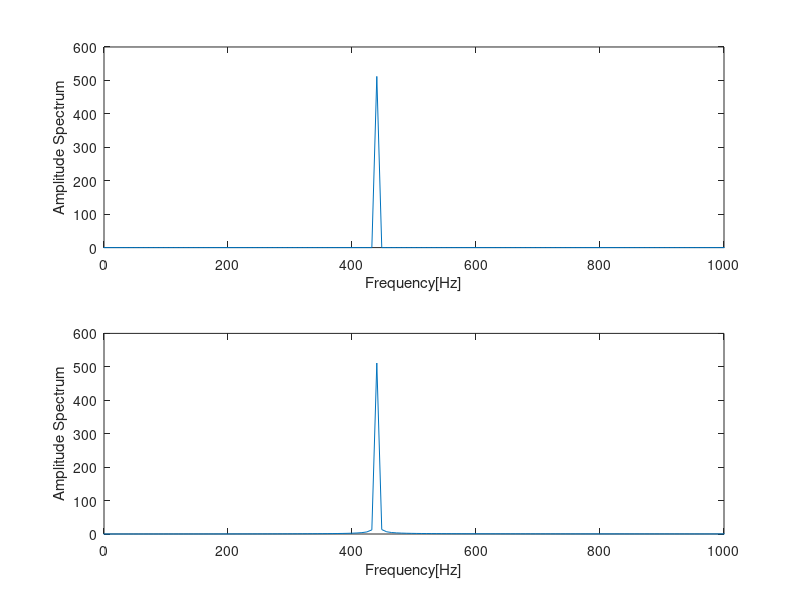
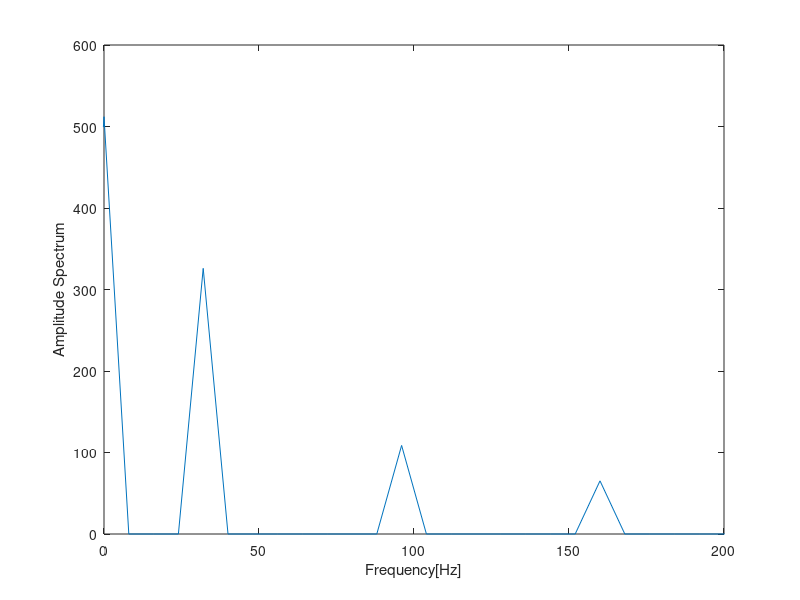
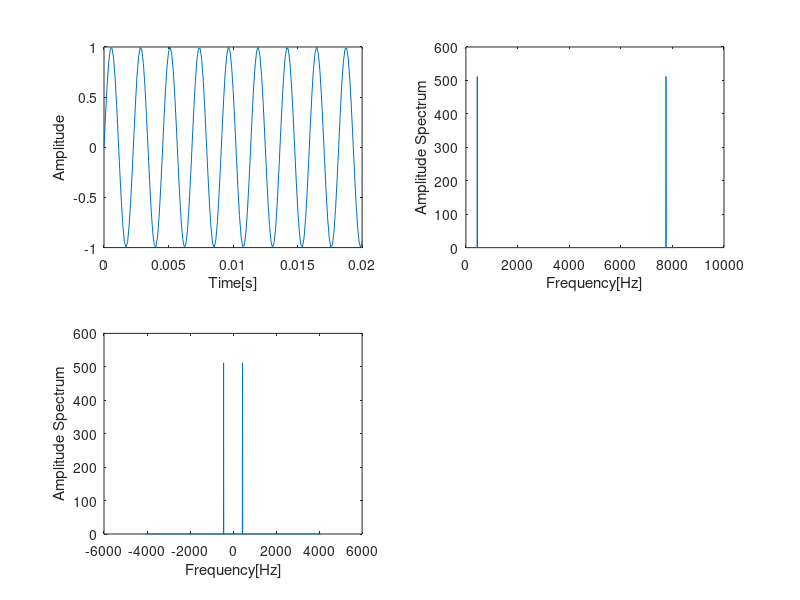
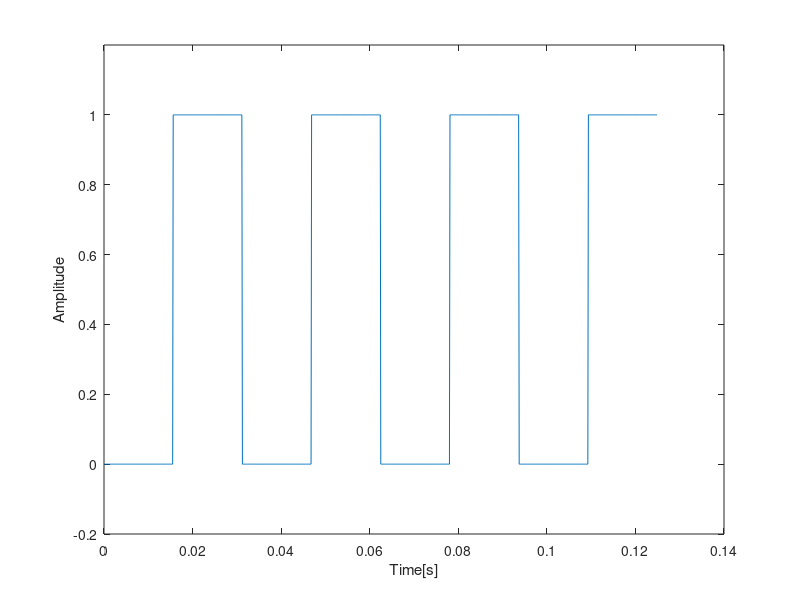

Reproduce these figures in MATLAB, in order.
close all;
clear;

Fs = 8192;             % sampling rate = 8192Hz
t = [0:Fs-1]/Fs;       % 1sec   

% ((1024points/8192hz)^-1 = 8hz)
fscale2 = [0:8:8191];       % scale of freq1
fscale3 = [-Fs/2:8:Fs/2-8]; % scale of freq2

pure440hz = sin(2*pi*440*t);   % sin wave of 440hz
pure4402Hz = sin(2*pi*440.2*t);  % sin wave of 440.2hz

smpld440hz = pure440hz(1:1024);        % sampling(1024 points of sin wave)
pure4402Hz = pure4402Hz(1:1024);       % sampling

freq440hz = fft(smpld440hz);          % fft y1
freq4402hz = fft(pure4402Hz);          % fft y2
freq440hz = abs(freq440hz);
freq4402hz = abs(freq4402hz);
shiftedFreq440hz = fftshift(freq440hz);  % - <-----> +
shiftedFreq4402hz = fftshift(freq4402hz);

%%%%%% plots of pure tone %%%%%
figure;
subplot(2, 1, 1);
plot(fscale3,shiftedFreq440hz);
axis([0 1000,0 600]);
xlabel('Frequency[Hz]');
ylabel('Amplitude Spectrum');
%title('拡大した440Hzの純音');

subplot(2, 1, 2);
plot(fscale3,shiftedFreq4402hz);
axis([0 1000,0 600]);
xlabel('Frequency[Hz]');
ylabel('Amplitude Spectrum');
%title('拡大した440.2Hzの純音');


%矩形波
zeroArea=zeros(1,128);
oneArea=ones(1,128);

cycleOfSquare=[zeroArea oneArea];         % 1 cycle of square wave(0x128-1x128)
fourCycle=[cycleOfSquare cycleOfSquare cycleOfSquare cycleOfSquare];  % 4 cycle of square wave
t2=[0:Fs/8-1]/Fs;  % 1/8sec

X=fft(fourCycle);         % fft 
X=abs(X);          
Xshift=fftshift(X); % - <---> + 

figure;

plot(fscale3,Xshift);
axis([0 200,0 600]);
xlabel('Frequency[Hz]');
ylabel('Amplitude Spectrum');
%title('拡大した矩形波(1/(2k-1)で減衰)');


%%%%%%%%%%%%%%%%%%%%%レポート用のグラフ%%%%%%%%%%%%%%%%%%%%%


%正弦波のグラフ
figure;

subplot(2,2,1);
plot(t,pure440hz);
axis([0 0.02,-1 1]);
xlabel('Time[s]');
ylabel('Amplitude');
%title('1.純音');

subplot(2,2,2);
plot(fscale2,freq440hz);
xlabel('Frequency[Hz]');
ylabel('Amplitude Spectrum');
%title('2.FFT後の純音');

subplot(2,2,3);
plot(fscale3,shiftedFreq440hz);
xlabel('Frequency[Hz]');
ylabel('Amplitude Spectrum');
%title('3.fftshift後の純音');

%矩形波plots
figure;
%subplot(2,2,1);
plot(t2,fourCycle);
axis([0 0.14,-0.2 1.2]);
xlabel('Time[s]');
ylabel('Amplitude');
%title('1.矩形波');

figure
%subplot(2,2,2);
plot(fscale2,X);
xlabel('Frequency[Hz]');
ylabel('Amplitude Spectrum');
%title('2.FFT後の矩形波');

figure;
%subplot(2,2,3);
plot(fscale3,Xshift);
axis([0 200,0 600]);
xlabel('Frequency[Hz]');
ylabel('Amplitude Spectrum');
%title('3.fftshift後の矩形波');

